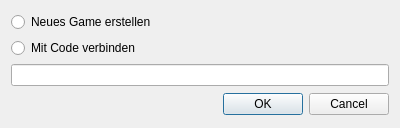
<?xml version="1.0" encoding="UTF-8"?>
<ui version="4.0">
 <class>Dialog</class>
 <widget class="QDialog" name="Dialog">
  <property name="geometry">
   <rect>
    <x>0</x>
    <y>0</y>
    <width>400</width>
    <height>128</height>
   </rect>
  </property>
  <property name="windowTitle">
   <string>Mit Server verbinden</string>
  </property>
  <layout class="QVBoxLayout" name="verticalLayout">
   <item>
    <layout class="QHBoxLayout" name="horizontalLayout">
     <item>
      <layout class="QVBoxLayout" name="verticalLayout_2">
       <item>
        <widget class="QRadioButton" name="joinGame">
         <property name="text">
          <string>Neues Game erstellen</string>
         </property>
        </widget>
       </item>
       <item>
        <widget class="QRadioButton" name="newGame">
         <property name="text">
          <string>Mit Code verbinden</string>
         </property>
        </widget>
       </item>
       <item>
        <widget class="QLineEdit" name="lineEdit"/>
       </item>
      </layout>
     </item>
    </layout>
   </item>
   <item>
    <layout class="QVBoxLayout" name="verticalLayout_3">
     <item>
      <widget class="QDialogButtonBox" name="buttonBox">
       <property name="standardButtons">
        <set>QDialogButtonBox::Cancel|QDialogButtonBox::Ok</set>
       </property>
      </widget>
     </item>
    </layout>
   </item>
  </layout>
 </widget>
 <resources/>
 <connections>
  <connection>
   <sender>joinGame</sender>
   <signal>toggled(bool)</signal>
   <receiver>lineEdit</receiver>
   <slot>setEnabled(bool)</slot>
   <hints>
    <hint type="sourcelabel">
     <x>199</x>
     <y>20</y>
    </hint>
    <hint type="destinationlabel">
     <x>199</x>
     <y>73</y>
    </hint>
   </hints>
  </connection>
 </connections>
</ui>
